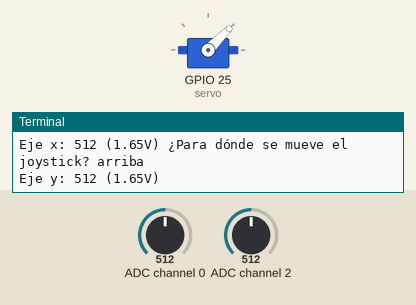
A program run on a simulated Raspberry Pi (BCM pin numbers). Parts: servo, the last lines printed to the terminal. The inputs (shaded band) are chosen by the test bench; at power-on: ADC channel 0 = 512, ADC channel 2 = 512 (analog values on the 0–1023 scale). Servo angles are drawn from the pulse width (0.5 ms = 0°, 2.5 ms = 180°).

Above: at 1.2 s.
1.3 s: ADC channel 0 set to 498
At 3.2 s:
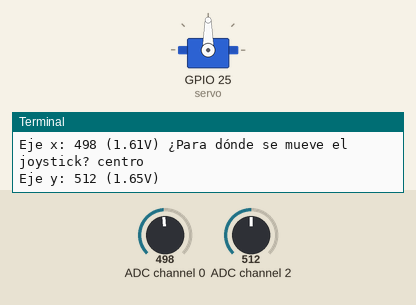
3.5 s: ADC channel 0 set to 446
5.2 s: ADC channel 0 set to 412
At 6.5 s:
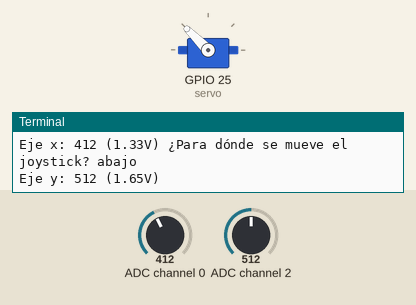
7.5 s: ADC channel 0 set to 440
At 9.2 s:
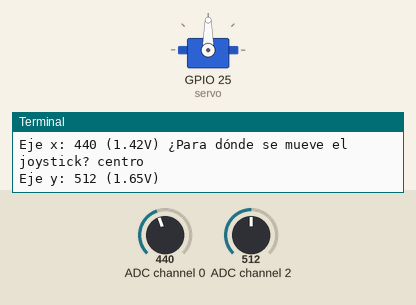
9.5 s: ADC channel 0 set to 420
At 11.0 s:
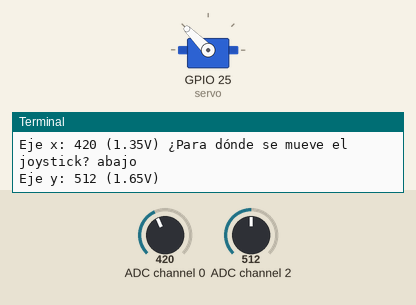
Timing chart, 0 to 12.5 s (numbered marks = the images above; inputs shaded):
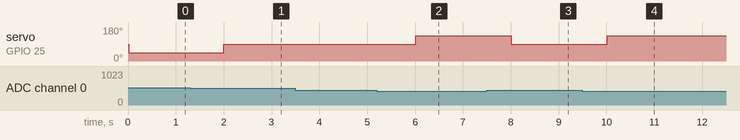

The program:

analog_joystick.py
```python
#!/user/bin/python
import spidev
import time
import os
from gpiozero import Servo

#Abrimos el bus SPI
spi = spidev.SpiDev()#declaramos el objeto
spi.open(0,0)#SPIO
spi.max_speed_hz= 1000000#declaramos la velocidad de trasnmision 1Mhz

servo = Servo(25)

#Funcion para leer los datos por el protocolo SPI del chip MCP3008
#El integrado tiene 8 canales para el ingreso de la señal. Pero para fines del programa
# el valor del canal de ser un entero 0-7

def leerCanal(canal):#recuerda que hablamos del canal del integrado
    adc = spi.xfer2([1, (8+canal)<<4,0])
    data = ((adc[1]&3) << 8) + adc[2]
    return data

def conversionVolts(data, digitos):
    volts = (data * 3.3) / float(1023)#calculo de las muestras
    volts = round(volts,digitos)#aplicamos el método para redondear
    return volts

def posicionX(ejex_posicion):
    posicion = ''
    if(ejex_posicion > 510):
        posicion = 'arriba'
        servo.min()
        return posicion

    elif(ejex_posicion < 430):
        posicion = 'abajo'
        servo.max()
        return posicion
    else:
        posicion = 'centro'
        servo.mid()
        return posicion

#Definimos el valor del canal de los sensores
ejex_canal = 0
ejey_canal = 2

#Definimos el tiempo de retardo entre lectura de los datos
delay = 1


while True:

    #leemos el valor del ejex
    ejex_posicion = leerCanal(ejex_canal)
    ejex_volts = conversionVolts(ejex_posicion,2)
    ejex_pos =  posicionX(ejex_posicion)

    #leemos el valor del ejey
    ejey_posicion = leerCanal(ejey_canal)
    ejey_volts = conversionVolts(ejey_posicion,2)

    #imprimimos los resultados
    print('____________________________________________')
    print('Eje x: {} ({}V) ¿Para dónde se mueve el joystick? {}'.format( ejex_posicion, ejex_volts, ejex_pos  ))
    print('Eje y: {} ({}V)'.format( ejey_posicion, ejey_volts ))

    #tiempo de espera para poder repetir el loop
    time.sleep(delay)
    
```

Measured:
- the behaviour switches between 511 and 510 on ADC channel 0 (found by bisection; images 0 and 1)
- the behaviour switches between 430 and 429 on ADC channel 0 (found by bisection; images 1 and 2)
- after the input at 1.3 s, servo on GPIO 25 (servo): 45° → 90° after 0.70 s
- after the input at 5.2 s, servo on GPIO 25 (servo): 90° → 135° after 0.81 s
- after the input at 7.5 s, servo on GPIO 25 (servo): 135° → 90° after 0.51 s
- after the input at 9.5 s, servo on GPIO 25 (servo): 90° → 135° after 0.52 s
